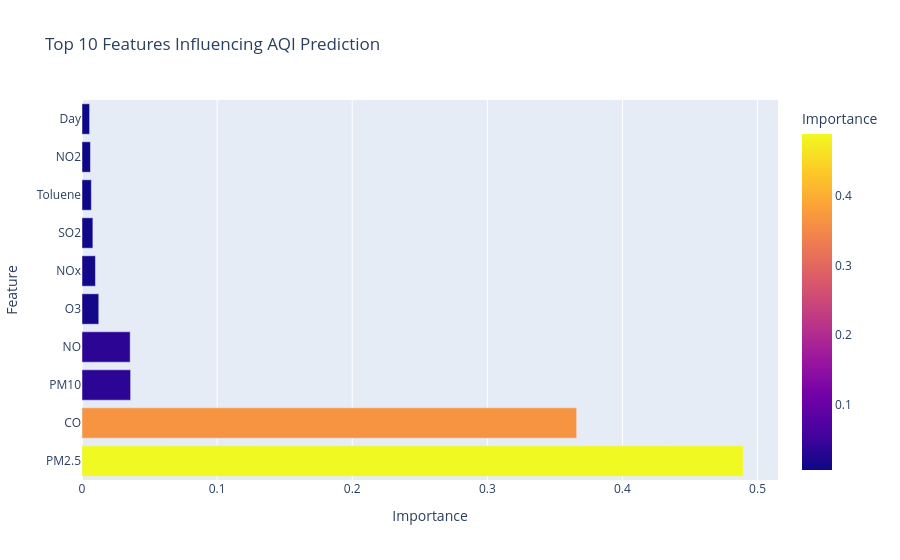

The notebook cell saved with this chart:
### Code cell
top_features = feature_importance.head(10)

fig = px.bar(
    top_features,
    x="Importance",
    y="Feature",
    orientation="h",
    color="Importance",
    title="Top 10 Features Influencing AQI Prediction"
)

fig.show()

### Figure 1 — Plotly figure (JSON) as saved in the notebook; plotly's stock layout.template omitted (floating-point values rounded to 4 significant figures)
{"data": [{"hovertemplate": "Importance=%{marker.color}<br>Feature=%{y}<extra></extra>", "legendgroup": "", "marker": {"color": [0.4894, 0.3661, 0.03598, 0.03565, 0.0124, 0.009944, 0.008046, 0.006918, 0.006254, 0.005622], "coloraxis": "coloraxis", "pattern": {"shape": ""}}, "name": "", "orientation": "h", "showlegend": false, "textposition": "auto", "type": "bar", "x": [0.4894, 0.3661, 0.03598, 0.03565, 0.0124, 0.009944, 0.008046, 0.006918, 0.006254, 0.005622], "xaxis": "x", "y": ["PM2.5", "CO", "PM10", "NO", "O3", "NOx", "SO2", "Toluene", "NO2", "Day"], "yaxis": "y"}], "layout": {"barmode": "relative", "coloraxis": {"colorbar": {"title": {"text": "Importance"}}, "colorscale": [[0, "#0d0887"], [0.1111, "#46039f"], [0.2222, "#7201a8"], [0.3333, "#9c179e"], [0.4444, "#bd3786"], [0.5556, "#d8576b"], [0.6667, "#ed7953"], [0.7778, "#fb9f3a"], [0.8889, "#fdca26"], [1, "#f0f921"]]}, "legend": {"tracegroupgap": 0}, "title": {"text": "Top 10 Features Influencing AQI Prediction"}, "xaxis": {"anchor": "y", "domain": [0, 1], "title": {"text": "Importance"}}, "yaxis": {"anchor": "x", "domain": [0, 1], "title": {"text": "Feature"}}}}
